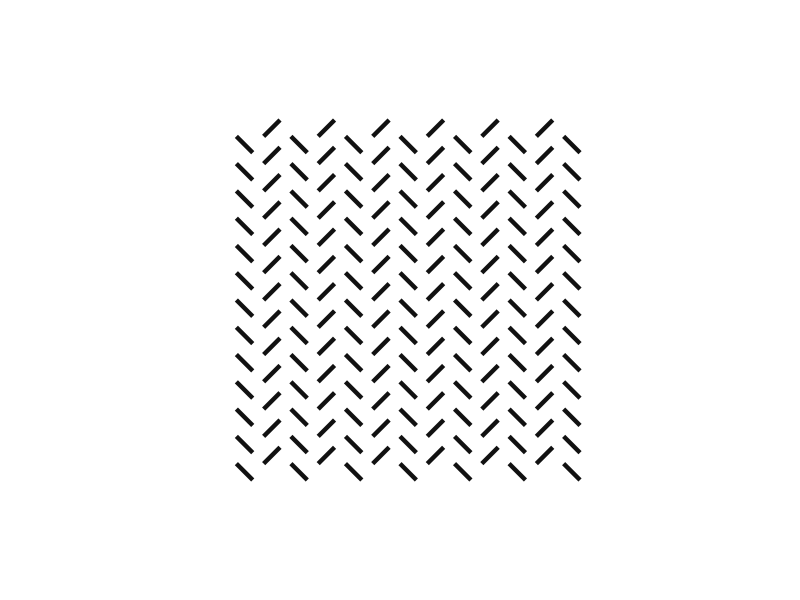
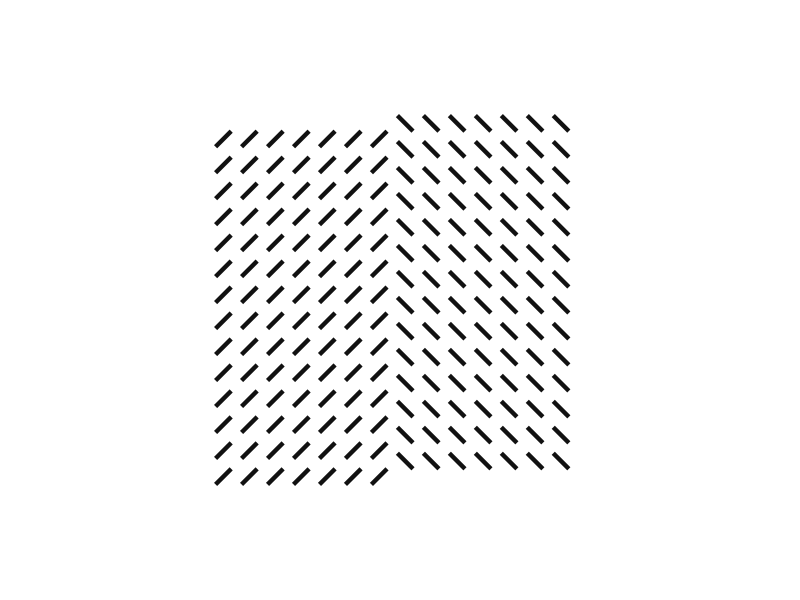
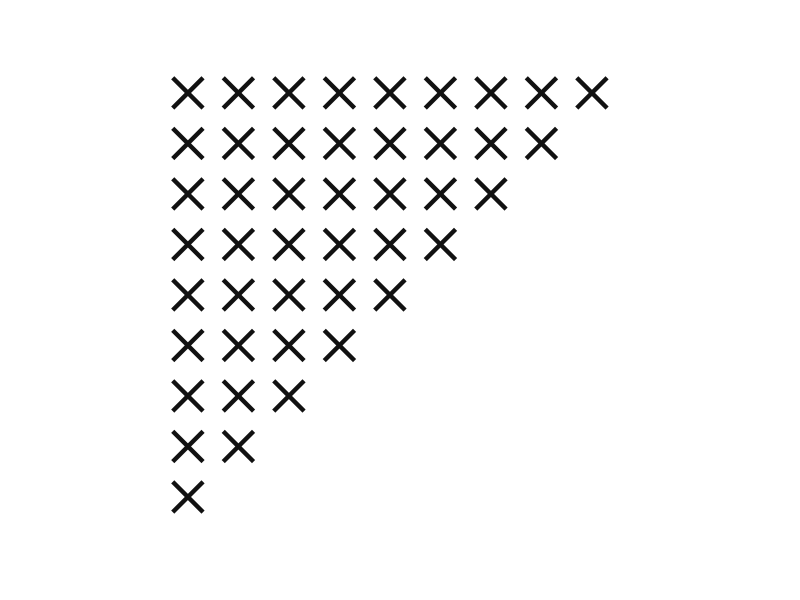
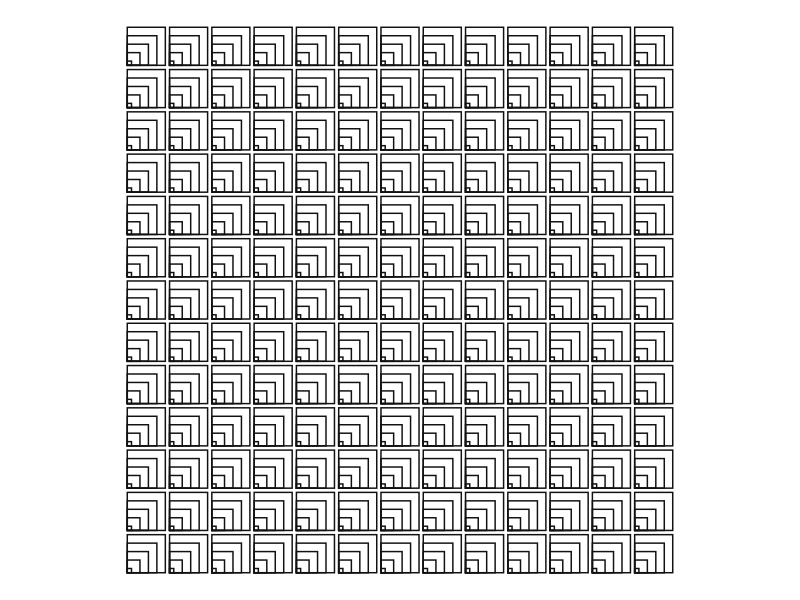
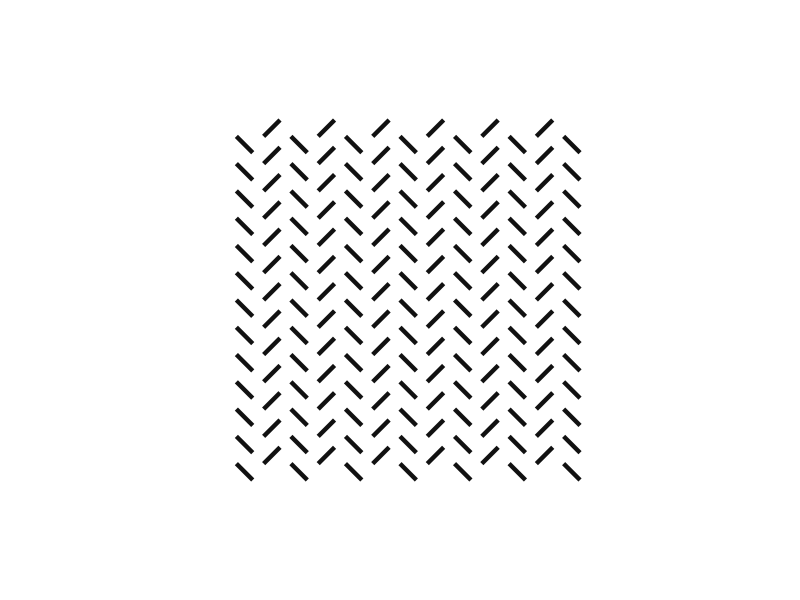
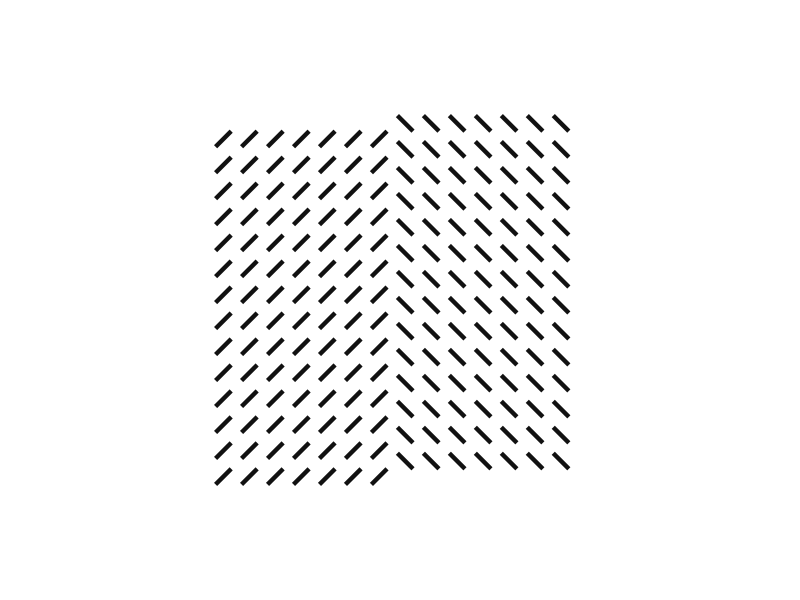
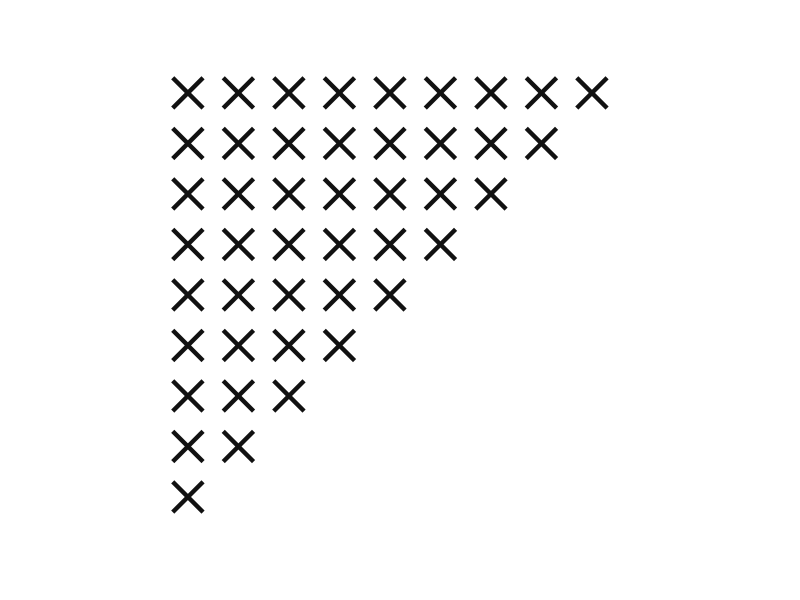
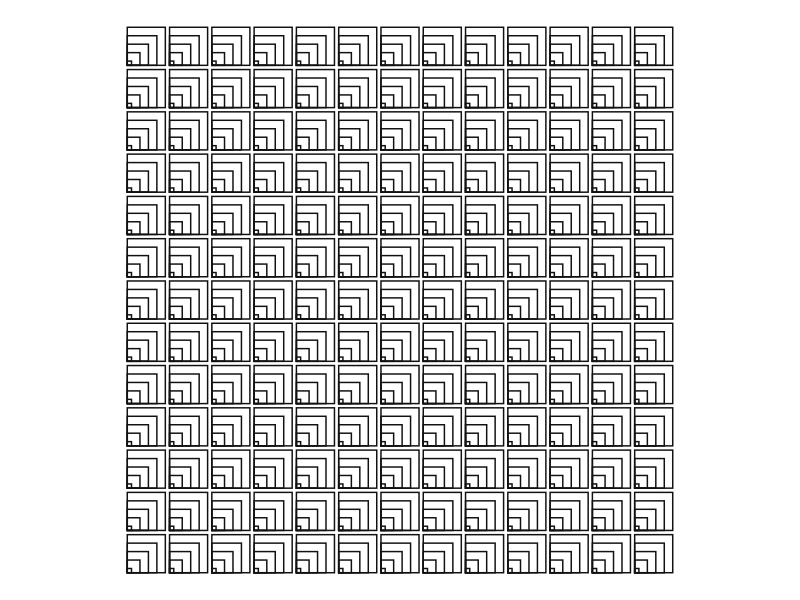

These charts were generated, in order, by the following R code:
# Processing P 113 
library(tidyverse)

lines_stripes <-  tibble(
  x = seq(20,80,5), 
  y = seq(20,80,5)
) %>% 
  expand(x,y)

lines_stripes <- lines_stripes %>% 
  mutate(
    xend = x + 3,
    yend = ifelse(x %% 10, y = y + 3, y -3)
  )

lines_stripes %>% 
  ggplot(aes(x,y , xend = xend, yend = yend)) + 
  geom_segment(size = 1.5, color = "#111111") + 
  xlim(c(0,100)) + 
  ylim(c(0,100)) + 
  coord_fixed() + 
  theme_void() + 
  theme(
    plot.background = element_rect(fill = "white", color = NA)
  )

ggsave("Graphics/lines_stripes.png", width = 6, height = 6, device = ragg::agg_png, dpi = 320)


# Shifted lines stripes ---------------------------------------------------
lines_stripes <-  tibble(
  x = seq(20,85,5), 
  y = seq(20,85,5)
) %>% 
  expand(x,y)

lines_stripes <- lines_stripes %>% 
  mutate(
    xend = x - 3,
    yend = ifelse(x <= 50, y = y - 3, y +3)
  )

lines_stripes %>% 
  ggplot(aes(x,y , xend = xend, yend = yend)) + 
  geom_segment(size = 1.5, color = "#111111") + 
  xlim(c(0,105)) + 
  ylim(c(0,105)) + 
  coord_fixed() + 
  theme_void() + 
  theme(
    plot.background = element_rect(fill = "white", color = NA)
  )

ggsave("Graphics/lines_stripes_shifted.png", width = 6, height = 6, device = ragg::agg_png, dpi = 320)


# Crossed lines -----------------------------------------------------------
tibble(
x = seq(1,100, by = 10),
y = seq(1,100, by = 10)
) %>% 
  expand(x,y) %>% 
  mutate(
    x2 = x+6,
    xend = ifelse(x  < y ,x+6, NA),
    yend = ifelse(x  < y ,y+6, NA),
    x2_end = ifelse(x  < y ,x, NA)
  ) %>% 
  pivot_longer(cols = c(x,x2), names_to = "nx", values_to = "vx") %>% 
  pivot_longer(cols = c(xend,x2_end), names_to = "nxend", values_to = "vxend") %>% 
  select(vx, y, vxend, yend) %>% 
  drop_na() %>% 
  filter(vx != vxend) %>% 
ggplot(aes(vx,y , xend = vxend, yend = yend)) + 
  geom_segment(size = 1.5, color = "#111111") + 
  coord_fixed() + 
  xlim(c(-9,101)) + 
  ylim(c(-1,107)) + 
  theme_void()+ 
  theme(
    plot.background = element_rect(fill = "white", color = NA)
  )

ggsave("Graphics/crossed_lines.png", width = 6, height = 6, device = ragg::agg_png, dpi = 320)


# Rectangles --------------------------------------------------------------
height <- 250
width <- 250

rects_df <- cross_df(.l = list(x = seq(9, width, by = 20),y = seq(9, height, by = 20), d = seq(18, 1, by = -4)))

rects_df %>% 
  ggplot(aes(xmin = x, ymin = y, xmax = x + d, ymax = y + d)) + 
  geom_rect(color = "#111111", fill =NA, size = .5) +
  coord_fixed()  + 
  theme_void() + 
  theme(
    plot.background = element_rect(fill = "white", color = NA)
  )

ggsave("Graphics/looped_rects.png", width = 6, height = 6, device = ragg::agg_png, dpi = 320)
